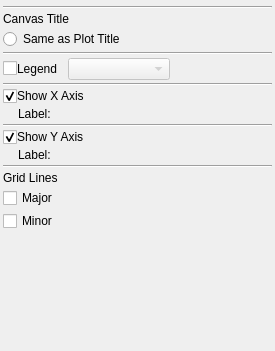
<ui version="4.0" >
 <class>CanvasTab</class>
 <widget class="QWidget" name="CanvasTab" >
  <property name="geometry" >
   <rect>
    <x>0</x>
    <y>0</y>
    <width>275</width>
    <height>351</height>
   </rect>
  </property>
  <property name="maximumSize" >
   <size>
    <width>275</width>
    <height>16777215</height>
   </size>
  </property>
  <property name="windowTitle" >
   <string>PlotMS Canvas Tab</string>
  </property>
  <layout class="QVBoxLayout" >
   <property name="spacing" >
    <number>3</number>
   </property>
   <property name="leftMargin" >
    <number>3</number>
   </property>
   <property name="topMargin" >
    <number>3</number>
   </property>
   <property name="rightMargin" >
    <number>3</number>
   </property>
   <property name="bottomMargin" >
    <number>3</number>
   </property>
   <item>
    <widget class="QFrame" name="chooserFrame" >
     <property name="frameShape" >
      <enum>QFrame::NoFrame</enum>
     </property>
     <property name="frameShadow" >
      <enum>QFrame::Raised</enum>
     </property>
    </widget>
   </item>
   <item>
    <widget class="Line" name="chooserLine" >
     <property name="orientation" >
      <enum>Qt::Horizontal</enum>
     </property>
    </widget>
   </item>
   <item>
    <widget class="QLabel" name="titleLabel" >
     <property name="text" >
      <string>Canvas Title</string>
     </property>
     <property name="textFormat" >
      <enum>Qt::RichText</enum>
     </property>
    </widget>
   </item>
   <item>
    <widget class="QFrame" name="titleFrame" >
     <property name="frameShape" >
      <enum>QFrame::NoFrame</enum>
     </property>
     <property name="frameShadow" >
      <enum>QFrame::Raised</enum>
     </property>
     <layout class="QVBoxLayout" >
      <property name="spacing" >
       <number>3</number>
      </property>
      <property name="leftMargin" >
       <number>0</number>
      </property>
      <property name="topMargin" >
       <number>0</number>
      </property>
      <property name="rightMargin" >
       <number>0</number>
      </property>
      <property name="bottomMargin" >
       <number>0</number>
      </property>
      <item>
       <widget class="QRadioButton" name="titleSameAsPlot" >
        <property name="text" >
         <string>Same as Plot Title</string>
        </property>
       </widget>
      </item>
     </layout>
    </widget>
   </item>
   <item>
    <widget class="Line" name="line" >
     <property name="orientation" >
      <enum>Qt::Horizontal</enum>
     </property>
    </widget>
   </item>
   <item>
    <layout class="QHBoxLayout" >
     <property name="spacing" >
      <number>0</number>
     </property>
     <item>
      <widget class="QCheckBox" name="legend" >
       <property name="text" >
        <string/>
       </property>
      </widget>
     </item>
     <item>
      <widget class="QLabel" name="legendLabel" >
       <property name="text" >
        <string>Legend</string>
       </property>
       <property name="textFormat" >
        <enum>Qt::RichText</enum>
       </property>
      </widget>
     </item>
     <item>
      <spacer>
       <property name="orientation" >
        <enum>Qt::Horizontal</enum>
       </property>
       <property name="sizeType" >
        <enum>QSizePolicy::Fixed</enum>
       </property>
       <property name="sizeHint" >
        <size>
         <width>10</width>
         <height>20</height>
        </size>
       </property>
      </spacer>
     </item>
     <item>
      <widget class="QComboBox" name="legendChooser" >
       <property name="enabled" >
        <bool>false</bool>
       </property>
       <property name="sizePolicy" >
        <sizepolicy vsizetype="Fixed" hsizetype="Expanding" >
         <horstretch>0</horstretch>
         <verstretch>0</verstretch>
        </sizepolicy>
       </property>
      </widget>
     </item>
     <item>
      <spacer>
       <property name="orientation" >
        <enum>Qt::Horizontal</enum>
       </property>
       <property name="sizeHint" >
        <size>
         <width>40</width>
         <height>20</height>
        </size>
       </property>
      </spacer>
     </item>
    </layout>
   </item>
   <item>
    <widget class="Line" name="line_4" >
     <property name="orientation" >
      <enum>Qt::Horizontal</enum>
     </property>
    </widget>
   </item>
   <item>
    <layout class="QHBoxLayout" >
     <property name="spacing" >
      <number>0</number>
     </property>
     <item>
      <widget class="QCheckBox" name="xAxis" >
       <property name="text" >
        <string/>
       </property>
       <property name="checked" >
        <bool>true</bool>
       </property>
      </widget>
     </item>
     <item>
      <widget class="QLabel" name="xAxisLabel" >
       <property name="sizePolicy" >
        <sizepolicy vsizetype="Preferred" hsizetype="Expanding" >
         <horstretch>0</horstretch>
         <verstretch>0</verstretch>
        </sizepolicy>
       </property>
       <property name="text" >
        <string>Show X Axis</string>
       </property>
       <property name="textFormat" >
        <enum>Qt::RichText</enum>
       </property>
      </widget>
     </item>
    </layout>
   </item>
   <item>
    <widget class="QFrame" name="xLabel" >
     <property name="frameShape" >
      <enum>QFrame::NoFrame</enum>
     </property>
     <property name="frameShadow" >
      <enum>QFrame::Raised</enum>
     </property>
     <layout class="QHBoxLayout" >
      <property name="spacing" >
       <number>3</number>
      </property>
      <property name="leftMargin" >
       <number>15</number>
      </property>
      <property name="topMargin" >
       <number>0</number>
      </property>
      <property name="rightMargin" >
       <number>0</number>
      </property>
      <property name="bottomMargin" >
       <number>0</number>
      </property>
      <item>
       <widget class="QLabel" name="xLabelLabel" >
        <property name="text" >
         <string>Label:</string>
        </property>
        <property name="textFormat" >
         <enum>Qt::RichText</enum>
        </property>
       </widget>
      </item>
      <item>
       <widget class="QFrame" name="xLabelFrame" >
        <property name="sizePolicy" >
         <sizepolicy vsizetype="Preferred" hsizetype="Expanding" >
          <horstretch>0</horstretch>
          <verstretch>0</verstretch>
         </sizepolicy>
        </property>
        <property name="frameShape" >
         <enum>QFrame::NoFrame</enum>
        </property>
        <property name="frameShadow" >
         <enum>QFrame::Raised</enum>
        </property>
       </widget>
      </item>
     </layout>
    </widget>
   </item>
   <item>
    <widget class="Line" name="line_3" >
     <property name="orientation" >
      <enum>Qt::Horizontal</enum>
     </property>
    </widget>
   </item>
   <item>
    <layout class="QHBoxLayout" >
     <property name="spacing" >
      <number>0</number>
     </property>
     <item>
      <widget class="QCheckBox" name="yAxis" >
       <property name="text" >
        <string/>
       </property>
       <property name="checked" >
        <bool>true</bool>
       </property>
      </widget>
     </item>
     <item>
      <widget class="QLabel" name="yAxisLabel" >
       <property name="sizePolicy" >
        <sizepolicy vsizetype="Preferred" hsizetype="Expanding" >
         <horstretch>0</horstretch>
         <verstretch>0</verstretch>
        </sizepolicy>
       </property>
       <property name="text" >
        <string>Show Y Axis</string>
       </property>
       <property name="textFormat" >
        <enum>Qt::RichText</enum>
       </property>
      </widget>
     </item>
    </layout>
   </item>
   <item>
    <widget class="QFrame" name="yLabel" >
     <property name="frameShape" >
      <enum>QFrame::NoFrame</enum>
     </property>
     <property name="frameShadow" >
      <enum>QFrame::Raised</enum>
     </property>
     <layout class="QHBoxLayout" >
      <property name="spacing" >
       <number>3</number>
      </property>
      <property name="leftMargin" >
       <number>15</number>
      </property>
      <property name="topMargin" >
       <number>0</number>
      </property>
      <property name="rightMargin" >
       <number>0</number>
      </property>
      <property name="bottomMargin" >
       <number>0</number>
      </property>
      <item>
       <widget class="QLabel" name="yLabelLabel" >
        <property name="text" >
         <string>Label:</string>
        </property>
        <property name="textFormat" >
         <enum>Qt::RichText</enum>
        </property>
       </widget>
      </item>
      <item>
       <widget class="QFrame" name="yLabelFrame" >
        <property name="sizePolicy" >
         <sizepolicy vsizetype="Preferred" hsizetype="Expanding" >
          <horstretch>0</horstretch>
          <verstretch>0</verstretch>
         </sizepolicy>
        </property>
        <property name="frameShape" >
         <enum>QFrame::NoFrame</enum>
        </property>
        <property name="frameShadow" >
         <enum>QFrame::Raised</enum>
        </property>
       </widget>
      </item>
     </layout>
    </widget>
   </item>
   <item>
    <widget class="Line" name="line_2" >
     <property name="orientation" >
      <enum>Qt::Horizontal</enum>
     </property>
    </widget>
   </item>
   <item>
    <widget class="QLabel" name="gridLabel" >
     <property name="text" >
      <string>Grid Lines</string>
     </property>
    </widget>
   </item>
   <item>
    <widget class="QFrame" name="gridFrame" >
     <property name="maximumSize" >
      <size>
       <width>16777215</width>
       <height>50</height>
      </size>
     </property>
     <property name="frameShape" >
      <enum>QFrame::NoFrame</enum>
     </property>
     <property name="frameShadow" >
      <enum>QFrame::Raised</enum>
     </property>
     <layout class="QGridLayout" >
      <property name="leftMargin" >
       <number>0</number>
      </property>
      <property name="topMargin" >
       <number>0</number>
      </property>
      <property name="rightMargin" >
       <number>0</number>
      </property>
      <property name="bottomMargin" >
       <number>0</number>
      </property>
      <property name="horizontalSpacing" >
       <number>3</number>
      </property>
      <property name="verticalSpacing" >
       <number>3</number>
      </property>
      <item row="0" column="0" >
       <widget class="QCheckBox" name="gridMajor" >
        <property name="text" >
         <string>Major</string>
        </property>
       </widget>
      </item>
      <item row="0" column="1" >
       <widget class="QFrame" name="gridMajorFrame" >
        <property name="sizePolicy" >
         <sizepolicy vsizetype="Preferred" hsizetype="Expanding" >
          <horstretch>0</horstretch>
          <verstretch>0</verstretch>
         </sizepolicy>
        </property>
        <property name="frameShape" >
         <enum>QFrame::NoFrame</enum>
        </property>
        <property name="frameShadow" >
         <enum>QFrame::Raised</enum>
        </property>
       </widget>
      </item>
      <item row="1" column="0" >
       <widget class="QCheckBox" name="gridMinor" >
        <property name="text" >
         <string>Minor</string>
        </property>
       </widget>
      </item>
      <item row="1" column="1" >
       <widget class="QFrame" name="gridMinorFrame" >
        <property name="sizePolicy" >
         <sizepolicy vsizetype="Preferred" hsizetype="Expanding" >
          <horstretch>0</horstretch>
          <verstretch>0</verstretch>
         </sizepolicy>
        </property>
        <property name="frameShape" >
         <enum>QFrame::NoFrame</enum>
        </property>
        <property name="frameShadow" >
         <enum>QFrame::Raised</enum>
        </property>
       </widget>
      </item>
     </layout>
    </widget>
   </item>
   <item>
    <spacer>
     <property name="orientation" >
      <enum>Qt::Vertical</enum>
     </property>
     <property name="sizeHint" >
      <size>
       <width>236</width>
       <height>121</height>
      </size>
     </property>
    </spacer>
   </item>
  </layout>
 </widget>
 <resources/>
 <connections>
  <connection>
   <sender>legend</sender>
   <signal>toggled(bool)</signal>
   <receiver>legendChooser</receiver>
   <slot>setEnabled(bool)</slot>
   <hints>
    <hint type="sourcelabel" >
     <x>15</x>
     <y>59</y>
    </hint>
    <hint type="destinationlabel" >
     <x>89</x>
     <y>52</y>
    </hint>
   </hints>
  </connection>
  <connection>
   <sender>gridMajor</sender>
   <signal>toggled(bool)</signal>
   <receiver>gridMajorFrame</receiver>
   <slot>setEnabled(bool)</slot>
   <hints>
    <hint type="sourcelabel" >
     <x>11</x>
     <y>205</y>
    </hint>
    <hint type="destinationlabel" >
     <x>67</x>
     <y>201</y>
    </hint>
   </hints>
  </connection>
  <connection>
   <sender>gridMinor</sender>
   <signal>toggled(bool)</signal>
   <receiver>gridMinorFrame</receiver>
   <slot>setEnabled(bool)</slot>
   <hints>
    <hint type="sourcelabel" >
     <x>10</x>
     <y>229</y>
    </hint>
    <hint type="destinationlabel" >
     <x>65</x>
     <y>223</y>
    </hint>
   </hints>
  </connection>
 </connections>
</ui>
